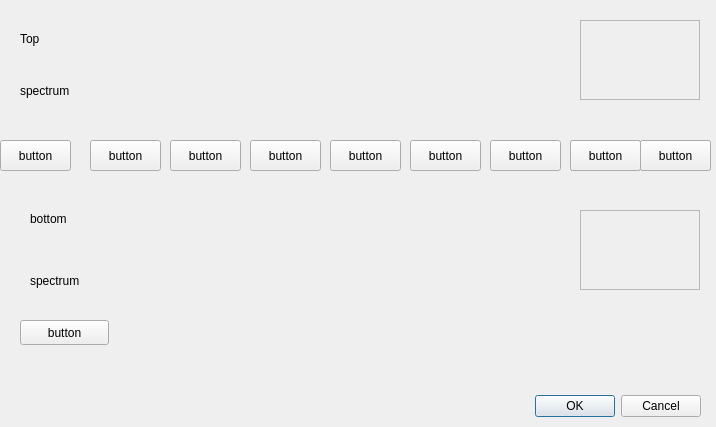
<?xml version="1.0" encoding="UTF-8"?>
<ui version="4.0">
 <class>Dialog</class>
 <widget class="QDialog" name="Dialog">
  <property name="geometry">
   <rect>
    <x>0</x>
    <y>0</y>
    <width>716</width>
    <height>427</height>
   </rect>
  </property>
  <property name="windowTitle">
   <string>Dialog</string>
  </property>
  <widget class="QDialogButtonBox" name="spectrum_button">
   <property name="geometry">
    <rect>
     <x>360</x>
     <y>390</y>
     <width>341</width>
     <height>32</height>
    </rect>
   </property>
   <property name="orientation">
    <enum>Qt::Horizontal</enum>
   </property>
   <property name="standardButtons">
    <set>QDialogButtonBox::Cancel|QDialogButtonBox::Ok</set>
   </property>
  </widget>
  <widget class="QLabel" name="Top">
   <property name="geometry">
    <rect>
     <x>20</x>
     <y>30</y>
     <width>67</width>
     <height>17</height>
    </rect>
   </property>
   <property name="text">
    <string>Top</string>
   </property>
  </widget>
  <widget class="QLabel" name="spectrum_image1">
   <property name="geometry">
    <rect>
     <x>20</x>
     <y>60</y>
     <width>471</width>
     <height>61</height>
    </rect>
   </property>
   <property name="text">
    <string>spectrum</string>
   </property>
  </widget>
  <widget class="QLabel" name="Bottom">
   <property name="geometry">
    <rect>
     <x>30</x>
     <y>210</y>
     <width>67</width>
     <height>17</height>
    </rect>
   </property>
   <property name="text">
    <string>bottom</string>
   </property>
  </widget>
  <widget class="QLabel" name="spectrum_image2">
   <property name="geometry">
    <rect>
     <x>30</x>
     <y>250</y>
     <width>471</width>
     <height>61</height>
    </rect>
   </property>
   <property name="text">
    <string>spectrum</string>
   </property>
  </widget>
  <widget class="QPushButton" name="color_select1">
   <property name="geometry">
    <rect>
     <x>0</x>
     <y>140</y>
     <width>71</width>
     <height>31</height>
    </rect>
   </property>
   <property name="text">
    <string>button</string>
   </property>
  </widget>
  <widget class="QPushButton" name="color_select1_2">
   <property name="geometry">
    <rect>
     <x>20</x>
     <y>320</y>
     <width>89</width>
     <height>25</height>
    </rect>
   </property>
   <property name="text">
    <string>button</string>
   </property>
  </widget>
  <widget class="QFrame" name="color1">
   <property name="geometry">
    <rect>
     <x>580</x>
     <y>20</y>
     <width>120</width>
     <height>80</height>
    </rect>
   </property>
   <property name="frameShape">
    <enum>QFrame::StyledPanel</enum>
   </property>
   <property name="frameShadow">
    <enum>QFrame::Raised</enum>
   </property>
  </widget>
  <widget class="QFrame" name="color2">
   <property name="geometry">
    <rect>
     <x>580</x>
     <y>210</y>
     <width>120</width>
     <height>80</height>
    </rect>
   </property>
   <property name="frameShape">
    <enum>QFrame::StyledPanel</enum>
   </property>
   <property name="frameShadow">
    <enum>QFrame::Raised</enum>
   </property>
  </widget>
  <widget class="QPushButton" name="color_select1_3">
   <property name="geometry">
    <rect>
     <x>90</x>
     <y>140</y>
     <width>71</width>
     <height>31</height>
    </rect>
   </property>
   <property name="text">
    <string>button</string>
   </property>
  </widget>
  <widget class="QPushButton" name="color_select1_4">
   <property name="geometry">
    <rect>
     <x>170</x>
     <y>140</y>
     <width>71</width>
     <height>31</height>
    </rect>
   </property>
   <property name="text">
    <string>button</string>
   </property>
  </widget>
  <widget class="QPushButton" name="color_select1_5">
   <property name="geometry">
    <rect>
     <x>250</x>
     <y>140</y>
     <width>71</width>
     <height>31</height>
    </rect>
   </property>
   <property name="text">
    <string>button</string>
   </property>
  </widget>
  <widget class="QPushButton" name="color_select1_6">
   <property name="geometry">
    <rect>
     <x>330</x>
     <y>140</y>
     <width>71</width>
     <height>31</height>
    </rect>
   </property>
   <property name="text">
    <string>button</string>
   </property>
  </widget>
  <widget class="QPushButton" name="color_select1_7">
   <property name="geometry">
    <rect>
     <x>410</x>
     <y>140</y>
     <width>71</width>
     <height>31</height>
    </rect>
   </property>
   <property name="text">
    <string>button</string>
   </property>
  </widget>
  <widget class="QPushButton" name="color_select1_8">
   <property name="geometry">
    <rect>
     <x>490</x>
     <y>140</y>
     <width>71</width>
     <height>31</height>
    </rect>
   </property>
   <property name="text">
    <string>button</string>
   </property>
  </widget>
  <widget class="QPushButton" name="color_select1_9">
   <property name="geometry">
    <rect>
     <x>570</x>
     <y>140</y>
     <width>71</width>
     <height>31</height>
    </rect>
   </property>
   <property name="text">
    <string>button</string>
   </property>
  </widget>
  <widget class="QPushButton" name="color_select1_10">
   <property name="geometry">
    <rect>
     <x>640</x>
     <y>140</y>
     <width>71</width>
     <height>31</height>
    </rect>
   </property>
   <property name="text">
    <string>button</string>
   </property>
  </widget>
  <widget class="QPushButton" name="color_select1_11">
   <property name="geometry">
    <rect>
     <x>570</x>
     <y>140</y>
     <width>71</width>
     <height>31</height>
    </rect>
   </property>
   <property name="text">
    <string>button</string>
   </property>
  </widget>
  <widget class="QPushButton" name="color_select1_12">
   <property name="geometry">
    <rect>
     <x>640</x>
     <y>140</y>
     <width>71</width>
     <height>31</height>
    </rect>
   </property>
   <property name="text">
    <string>button</string>
   </property>
  </widget>
 </widget>
 <resources/>
 <connections>
  <connection>
   <sender>spectrum_button</sender>
   <signal>accepted()</signal>
   <receiver>Dialog</receiver>
   <slot>accept()</slot>
   <hints>
    <hint type="sourcelabel">
     <x>248</x>
     <y>254</y>
    </hint>
    <hint type="destinationlabel">
     <x>157</x>
     <y>274</y>
    </hint>
   </hints>
  </connection>
  <connection>
   <sender>spectrum_button</sender>
   <signal>rejected()</signal>
   <receiver>Dialog</receiver>
   <slot>reject()</slot>
   <hints>
    <hint type="sourcelabel">
     <x>316</x>
     <y>260</y>
    </hint>
    <hint type="destinationlabel">
     <x>286</x>
     <y>274</y>
    </hint>
   </hints>
  </connection>
 </connections>
</ui>
